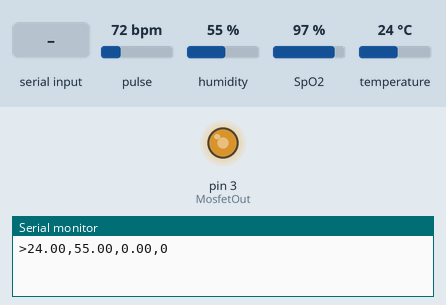
Simulated run of this program. Board: Arduino Uno, built with avr-gcc and run on an emulated ATmega328P. Parts: output pins drawn as LEDs (lit = HIGH), the last lines printed to the serial monitor. The inputs (shaded band) are chosen by the test bench; at power-on: temperature 24 °C, pulse 72 bpm, humidity 55 %, SpO2 97 %.

Above: at 1.2 s.
1.3 s: "90,45\n" received over Serial
At 2.37 s:
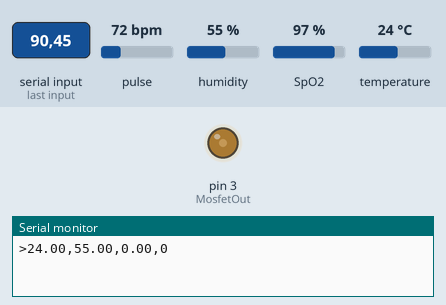
4.8 s: temperature set to 12 °C
At 7.8 s:
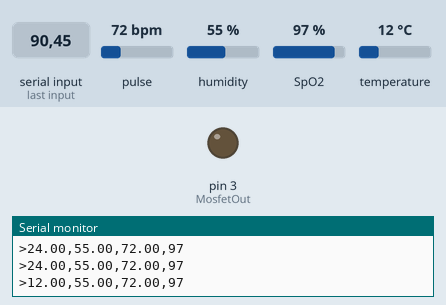
Timing chart, 0 to 9.3 s (numbered marks = the images above; inputs shaded):
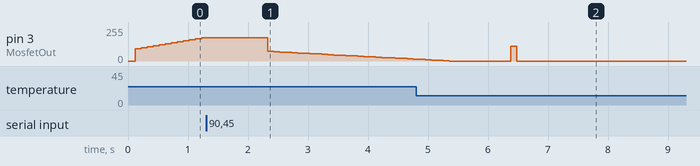

The program:

main.cpp
```cpp
#include <Arduino.h>
#include <TimerOne.h>
#include <Wire.h>
#include "DHT.h"
#include "DHT_U.h"
#include "MAX30100_PulseOximeter.h"
#include <PID_v1.h>

#define TempHumSensorIn 4
#define MosfetOut 3

void ServerSendData();
void ServerRecieveData();
void TemperatureControl();

DHT tempHumSensor(TempHumSensorIn, DHT11);
PulseOximeter pulseOxySensor;

double Setpoint, Input, Output;
double kP = 1, kI = 1, kD = 1;
PID controller(&Input, &Output, &Setpoint, kP, kI, kD, DIRECT);

void setup()
{
    pinMode(MosfetOut, OUTPUT);
    Serial.begin(9600);

    Setpoint = 100;
    controller.SetMode(AUTOMATIC);

    tempHumSensor.begin();
    if(!pulseOxySensor.begin())
    {
        Serial.println("Pulse Oxymeter failed to initialize");
        while(true);
    }

    Timer1.initialize(1000000);
    Timer1.attachInterrupt(ServerSendData);
}

void loop()
{
    pulseOxySensor.update();
    TemperatureControl();
    ServerRecieveData();
}

void ServerSendData()
{
    Serial.print('>');
    Serial.print(tempHumSensor.readTemperature());
    Serial.print(',');

    Serial.print(tempHumSensor.readHumidity());
    Serial.print(',');

    Serial.print(pulseOxySensor.getHeartRate());
    Serial.print(',');

    Serial.print(pulseOxySensor.getSpO2());
    Serial.println();
}

void ServerRecieveData()
{
    if(Serial.available() > 0)
    {
        Timer1.stop();

        float newSetpoint = Serial.parseFloat();

        Timer1.resume();
        Setpoint = newSetpoint;
    }
}

void TemperatureControl()
{
    Input = (double)tempHumSensor.readTemperature();
    controller.Compute();
    analogWrite(MosfetOut,Output);
}
```
